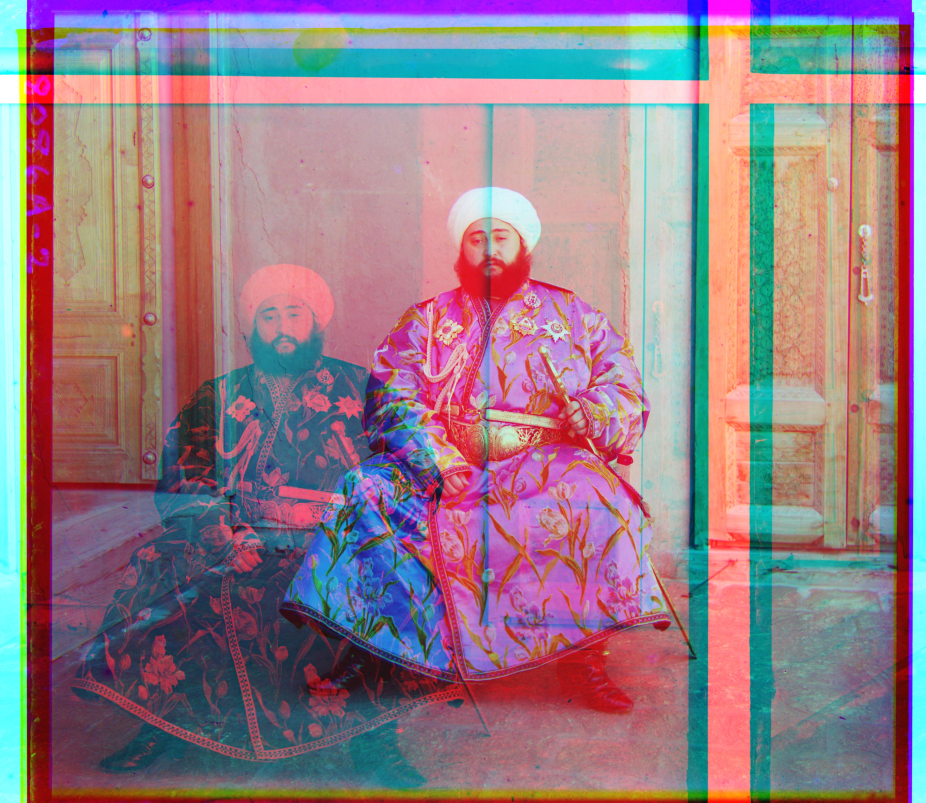
#> input picture projects/02-russia/output/emir.jpg, 3702 x 3209 px, given in place of emir.tif, which was not available (shown at 1/4 size)
$ python script.py
#> lines starting #> are read from the running program, lines starting #| are printed output that depends on the picture; pictures that were not available may be replaced by others from this repository, and a replacement may not be noted
# CS180 (CS280A): Project 1 starter Python code

# these are just some suggested libraries
# instead of scikit-image you could use matplotlib and opencv to read, write, and display images

import numpy as np
import skimage as sk
import skimage.io as skio
from skimage.transform import rescale

# name of the input file
file_name = "emir"
imname = f'images/{file_name}.tif'

# read in the image
im = skio.imread(imname)
#> im is the input picture: shape (3209, 3702, 3); mean R, G, B 149.8, 124.6, 134.9

# convert to double (might want to do this later on to save memory)
im = sk.img_as_float(im)

# compute the height of each part (just 1/3 of total)
height = np.floor(im.shape[0] / 3.0).astype(int)
#> height = 1069

# separate color channels
b = im[:height]
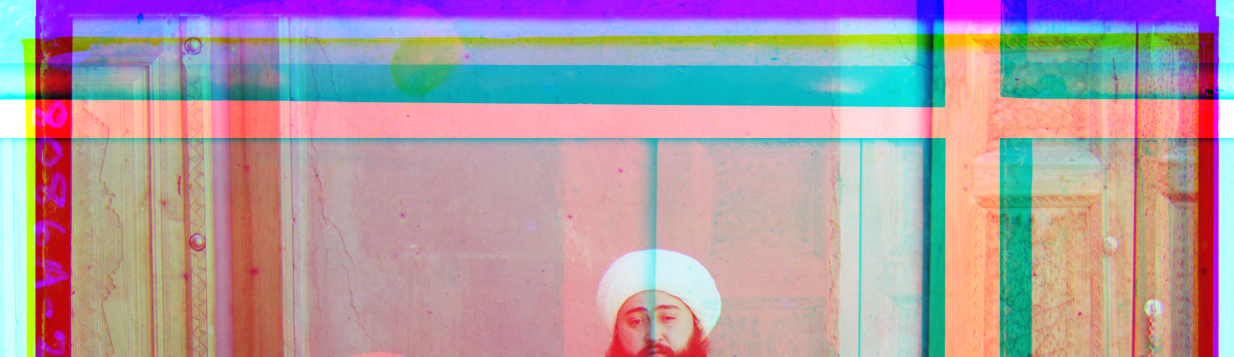
#> b: shape (1069, 3702, 3) float64 (shown at 1/3 size); mean R, G, B 0.683, 0.611, 0.642
g = im[height: 2*height]
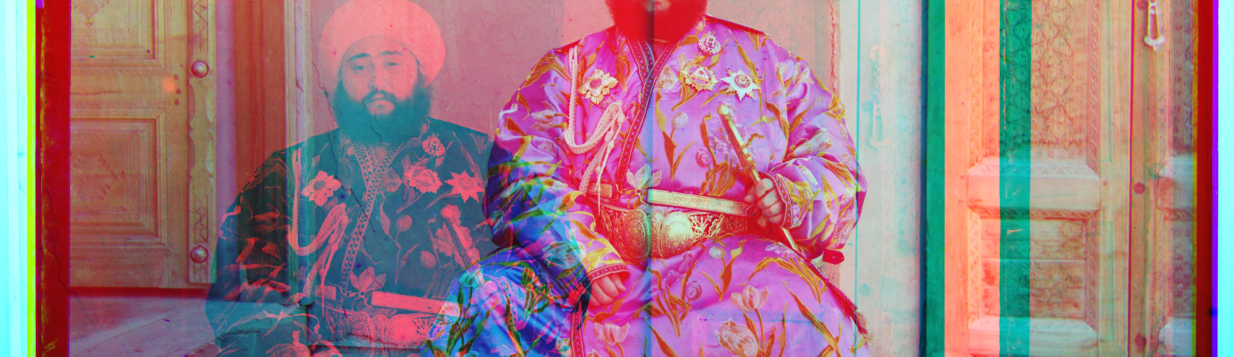
#> g: shape (1069, 3702, 3) float64 (shown at 1/3 size); mean R, G, B 0.624, 0.476, 0.508
r = im[2*height: 3*height]
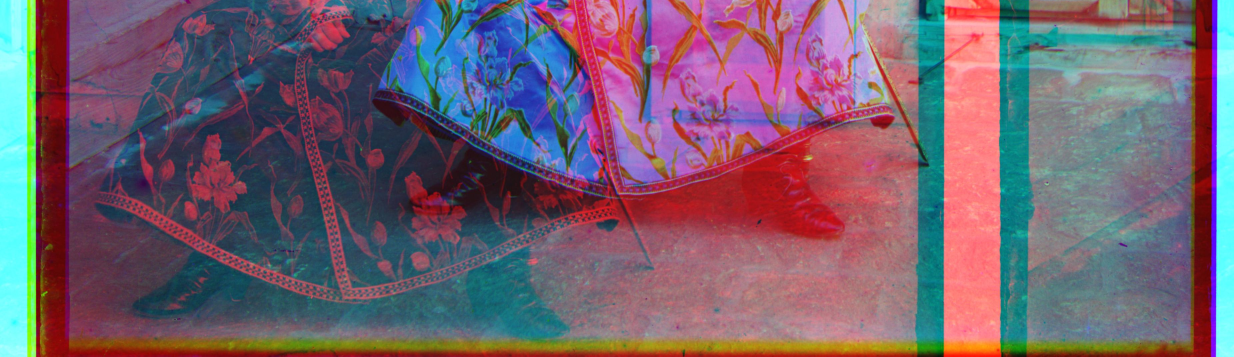
#> r: shape (1069, 3702, 3) float64 (shown at 1/3 size); mean R, G, B 0.456, 0.38, 0.438

# align the images
# functions that might be useful for aligning the images include:
# np.roll, np.sum, sk.transform.rescale (for multiscale)


def align(image1, image2):
    window = 15
    best_score = -np.inf
    best_dx, best_dy = 0, 0
    h, w = image2.shape
    margin_h, margin_w = int(h * 0.1), int(w * 0.1)
    image2_norm = image2[margin_h:h - margin_h, margin_w:w - margin_w]
    image2_norm = (image2_norm - np.mean(image2_norm)) / np.linalg.norm(image2_norm - np.mean(image2_norm))
    for dy in range(-window, window + 1):
        for dx in range(-window, window + 1):
            shifted = np.roll(image1, (dy, dx), axis=(0, 1))
            image1_norm = shifted[margin_h:h - margin_h, margin_w:w - margin_w]
            image1_norm = (image1_norm - np.mean(image1_norm)) / np.linalg.norm(image1_norm - np.mean(image1_norm))
            ncc = np.sum(image1_norm * image2_norm)
            if ncc > best_score:
                best_score = ncc
                best_dx, best_dy = dx, dy
    print((best_dx, best_dy))
    return np.roll(image1, (best_dy, best_dx), axis=(0, 1))


def pyramid(image1, image2, min_size=64, window=15, dy_guess=0, dx_guess=0, top_level=True):
#> (the run stopped early here; a loop or call above may not have finished)

$ run again, with projects/02-russia/output/harvesters.jpg copied over projects/02-russia/output/emir.jpg
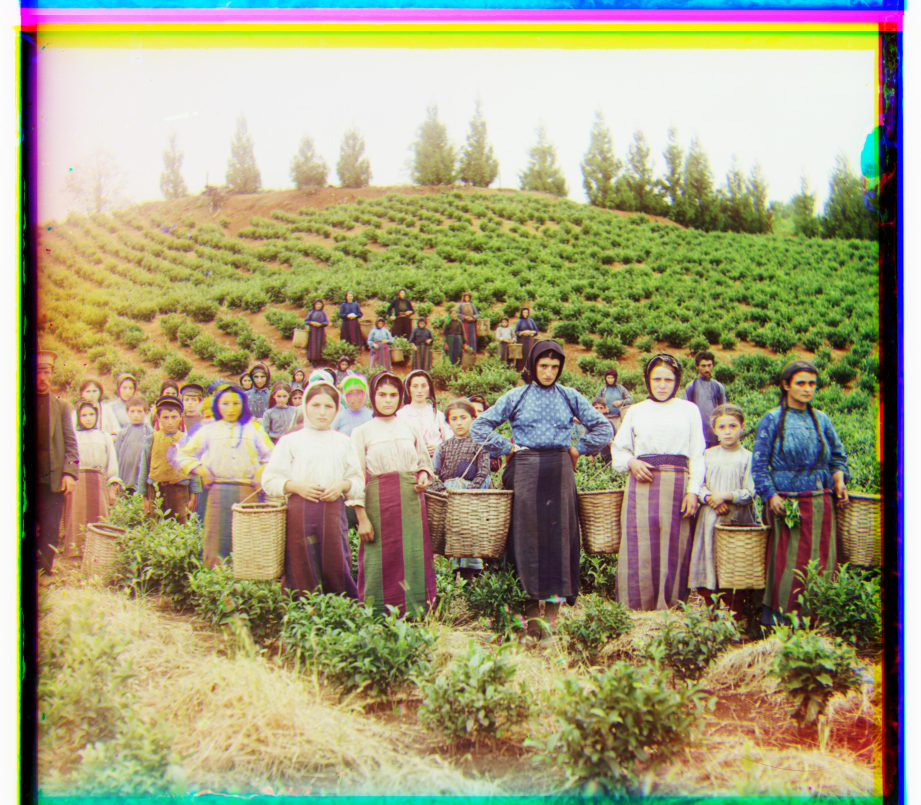
#> input picture projects/02-russia/output/harvesters.jpg, 3683 x 3218 px, given in place of emir.tif, which was not available (shown at 1/4 size)
#> im is the input picture: shape (3218, 3683, 3); mean R, G, B 164.3, 158.5, 123.1
#> `g = im[height: 2*height]`:
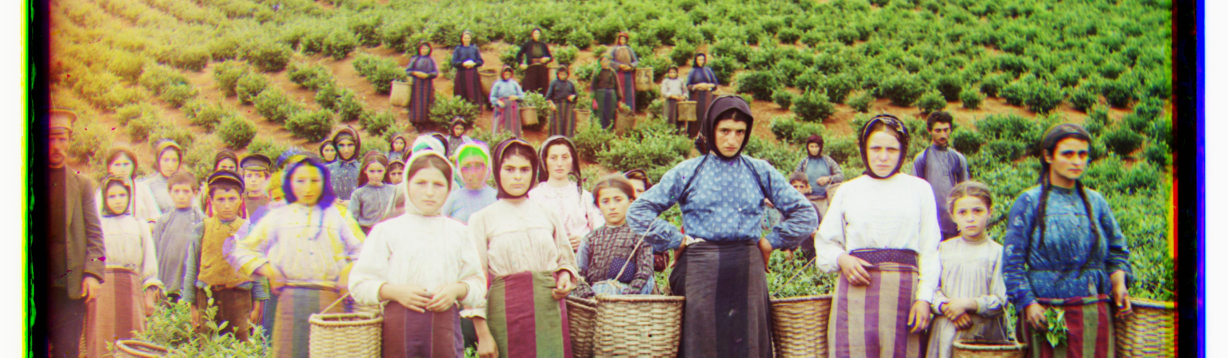
#> g: shape (1072, 3683, 3) float64 (shown at 1/3 size); mean R, G, B 0.579, 0.539, 0.404
#> `r = im[2*height: 3*height]`:
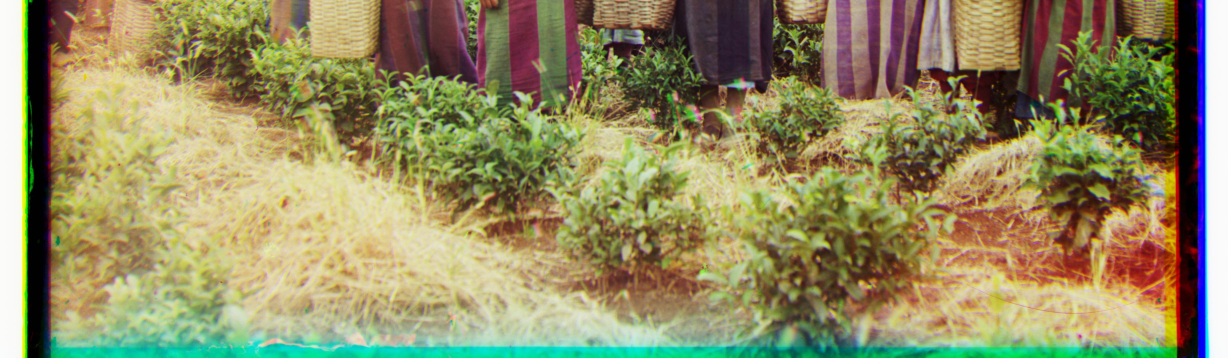
#> r: shape (1072, 3683, 3) float64 (shown at 1/3 size); mean R, G, B 0.578, 0.552, 0.385

$ run again, with projects/02-russia/output/ilemselga.jpg copied over projects/02-russia/output/emir.jpg
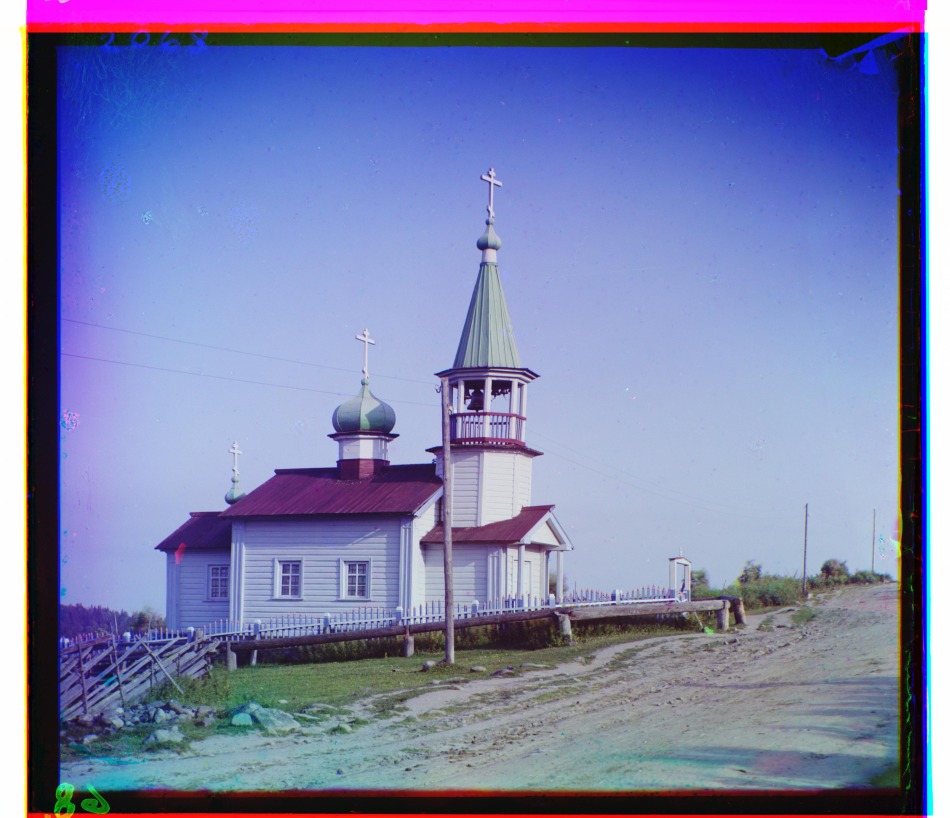
#> input picture projects/02-russia/output/ilemselga.jpg, 3800 x 3270 px, given in place of emir.tif, which was not available (shown at 1/4 size)
#> im is the input picture: shape (3270, 3800, 3); mean R, G, B 125.5, 127.2, 172.6
#> `g = im[height: 2*height]`:
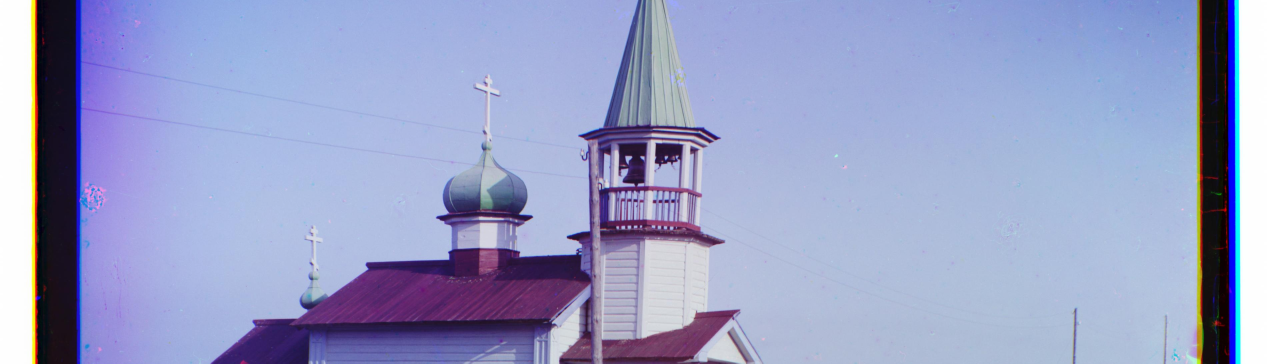
#> g: shape (1090, 3800, 3) float64 (shown at 1/3 size); mean R, G, B 0.597, 0.626, 0.78
#> `r = im[2*height: 3*height]`:
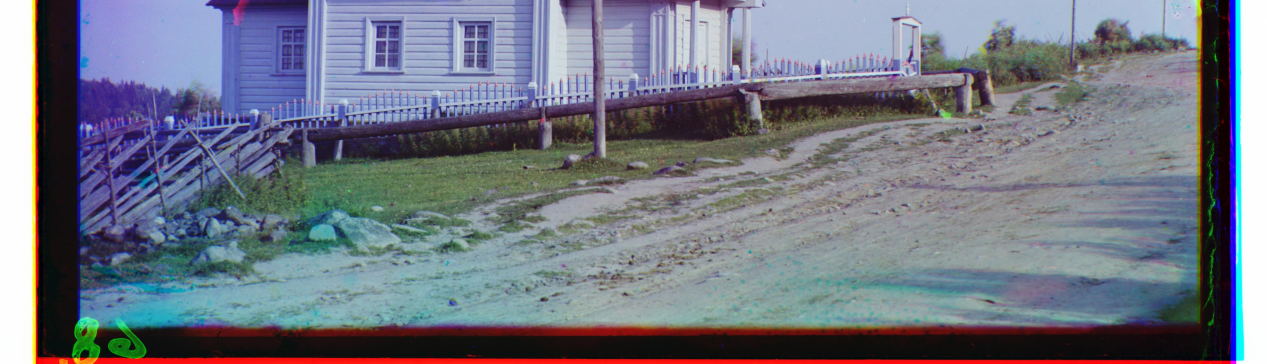
#> r: shape (1090, 3800, 3) float64 (shown at 1/3 size); mean R, G, B 0.447, 0.468, 0.518

$ run again, with projects/02-russia/output/melons.jpg copied over projects/02-russia/output/emir.jpg
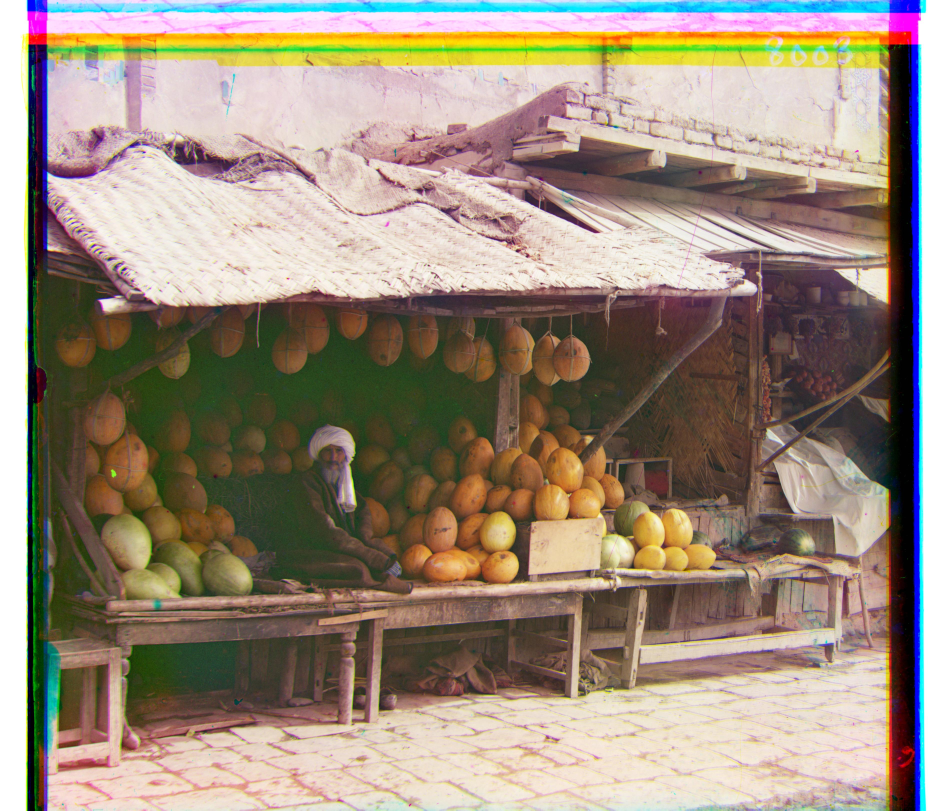
#> input picture projects/02-russia/output/melons.jpg, 3770 x 3241 px, given in place of emir.tif, which was not available (shown at 1/4 size)
#> im is the input picture: shape (3241, 3770, 3); mean R, G, B 154.1, 139.8, 124.1
#> `g = im[height: 2*height]`:
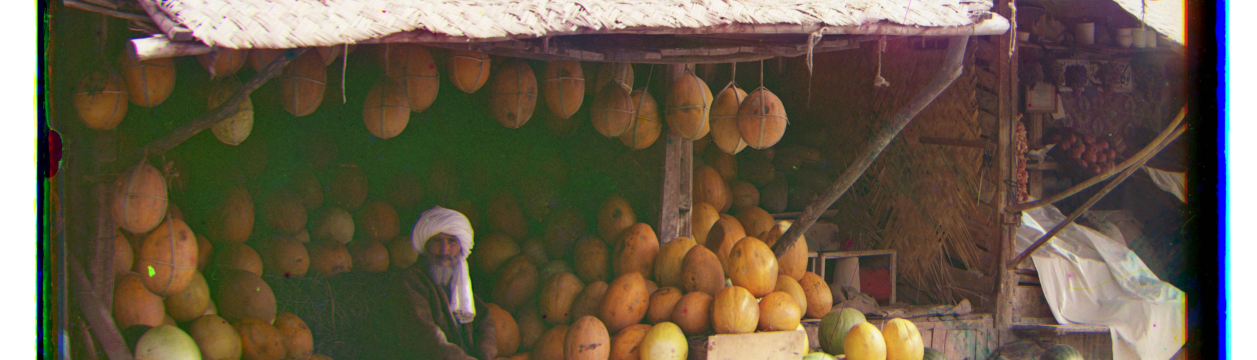
#> g: shape (1080, 3770, 3) float64 (shown at 1/3 size); mean R, G, B 0.407, 0.359, 0.287
#> `r = im[2*height: 3*height]`:
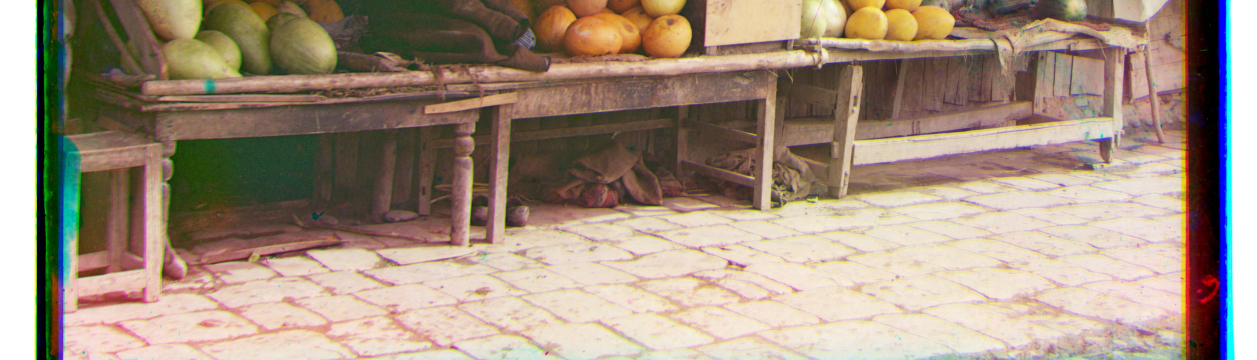
#> r: shape (1080, 3770, 3) float64 (shown at 1/3 size); mean R, G, B 0.637, 0.568, 0.5
